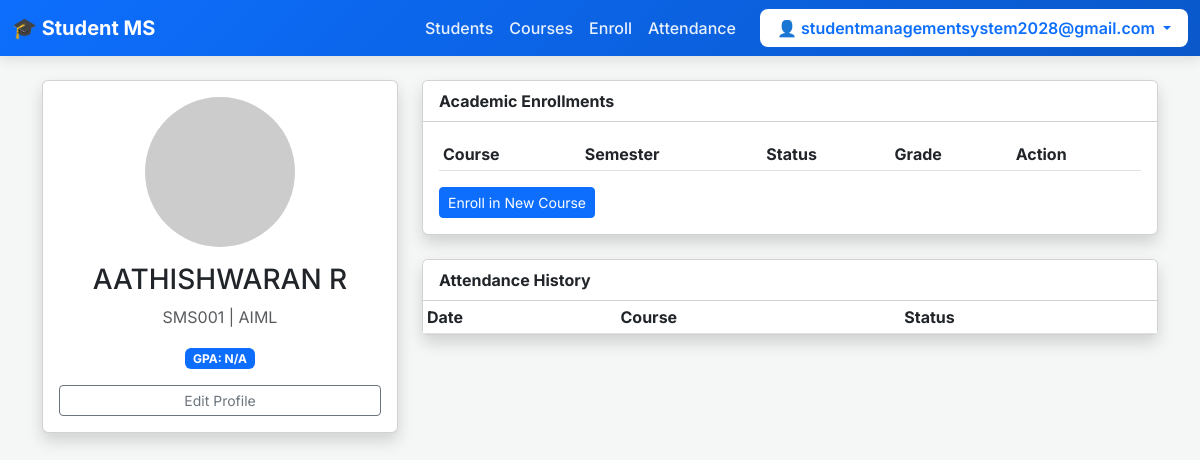
The app's page /students/1/ (signed in) with its own data.
### students/models.py (models this page shows, shortened)
class CustomUser(AbstractUser):
    username = None # Remove username field
    email = models.EmailField(unique=True)
    USERNAME_FIELD = 'email' # Use email to log in
    REQUIRED_FIELDS = [] # Email is already required
    objects = CustomUserManager()

class Student(models.Model):
    GENDER_CHOICES = [('M', 'Male'), ('F', 'Female'), ('O', 'Other')]
    STATUS_CHOICES = [('active', 'Active'), ('inactive', 'Inactive'), ('graduated', 'Graduated')]
    user            = models.OneToOneField(settings.AUTH_USER_MODEL, on_delete=models.CASCADE, null=True, blank=True)
    student_id      = models.CharField(max_length=20, unique=True)
    first_name      = models.CharField(max_length=100)
    last_name       = models.CharField(max_length=100)
    email           = models.EmailField(unique=True)
    phone           = models.CharField(max_length=15, blank=True)
    date_of_birth   = models.DateField(null=True, blank=True)
    gender          = models.CharField(max_length=1, choices=GENDER_CHOICES, blank=True)
    address         = models.TextField(blank=True)
    photo           = models.ImageField(upload_to='students/', blank=True)
    department      = models.ForeignKey(Department, on_delete=models.SET_NULL, null=True)
    admission_date  = models.DateField(auto_now_add=True)
    status          = models.CharField(max_length=15, choices=STATUS_CHOICES, default='active')
    otp            = models.CharField(max_length=6, blank=True, null=True)
    otp_expiry     = models.DateTimeField(blank=True, null=True)
    def full_name(self):
        return f"{self.first_name} {self.last_name}"
    def gpa(self):
        grades = self.grades.all()
        if not grades:
            return None
        total_points = sum(g.grade_points() * g.enrollment.course.credits for g in grades)
        total_credits = sum(g.enrollment.course.credits for g in grades)
        return round(total_points / total_credits, 2) if total_credits else None

class Department(models.Model):
    name = models.CharField(max_length=100)
    code = models.CharField(max_length=10, unique=True)
    def __str__(self):
        return self.name

### students/views.py (the view)
# urls.py: path('students/<int:pk>/',            views.student_detail,  name='student_detail'),
@login_required
def student_detail(request, pk):
    student = get_object_or_404(Student, pk=pk)
    enrollments = student.enrollments.select_related('course').all()
    attendance  = student.attendance.select_related('course').order_by('-date')[:20]
    return render(request, 'students/student_detail.html', {
        'student': student, 'enrollments': enrollments, 'attendance': attendance
    })

### students/templates/students/student_detail.html (shortened to what this page needs)
{% extends 'students/base.html' %}
{% block content %}
<div class="row">
    <div class="col-md-4">
        <div class="card shadow text-center p-3">
            {% if student.photo %}
                <img src="{{ student.photo.url }}" class="rounded-circle mx-auto d-block" style="width: 150px; height: 150px; object-fit: cover;">
            {% else %}
                <img src="https://via.placeholder.com/150" class="rounded-circle mx-auto d-block">
            {% endif %}
            <h3 class="mt-3">{{ student.full_name }}</h3>
            <p class="text-muted">{{ student.student_id }} | {{ student.department }}</p>
            <div class="mb-3">
                <span class="badge bg-primary">GPA: {{ student.gpa|default:"N/A" }}</span>
            </div>
            <div class="d-grid gap-2">
                <a href="{% url 'student_edit' student.pk %}" class="btn btn-outline-secondary btn-sm">Edit Profile</a>
            </div>
        </div>
    </div>
    <div class="col-md-8">
        <div class="card shadow mb-4">
            <div class="card-header bg-white fw-bold">Academic Enrollments</div>
            <div class="card-body">
                <table class="table table-sm">
                    <thead>
                        <tr>
                            <th>Course</th>
                            <th>Semester</th>
                            <th>Status</th>
                            <th>Grade</th>
                            <th>Action</th>
                        </tr>
                    </thead>
                </table>
                <a href="{% url 'enroll_student' %}" class="btn btn-sm btn-primary">Enroll in New Course</a>
            </div>
        </div>
        <div class="card shadow">
            <div class="card-header bg-white fw-bold">Attendance History</div>
            <div class="card-body p-0">
                <table class="table table-sm table-hover mb-0">
                    <thead>
                        <tr>
                            <th>Date</th>
                            <th>Course</th>
                            <th>Status</th>
                        </tr>
                    </thead>
                </table>
            </div>
        </div>
    </div>
</div>
{% endblock %}

### students/templates/students/base.html (shortened to what this page needs)
<!DOCTYPE html>
<html lang="en">
<head>
    <link href="https://cdn.jsdelivr.net/npm/bootstrap@5.3.0/dist/css/bootstrap.min.css" rel="stylesheet">
</head>
<body>
<nav class="navbar navbar-expand-lg navbar-dark sticky-top">
    <div class="container-fluid">
        <a class="navbar-brand fw-bold" href="{% url 'dashboard' %}">🎓 Student MS</a>
        <div class="collapse navbar-collapse" id="navbarNav">
            <div class="navbar-nav ms-auto align-items-center">
                {% if user.is_authenticated %}
                    <a class="nav-link" href="{% url 'student_list' %}">Students</a>
                    <a class="nav-link" href="{% url 'course_list' %}">Courses</a>
                    <a class="nav-link" href="{% url 'enroll_student' %}">Enroll</a>
                    <a class="nav-link" href="{% url 'mark_attendance' %}">Attendance</a>
                    <div class="dropdown ms-lg-3">
                        <a class="btn user-dropdown-btn dropdown-toggle px-3" href="#" role="button" data-bs-toggle="dropdown">
                            👤 {{ user.email }}
                        </a>
                    </div>
                {% else %}
                    <a class="btn btn-light fw-bold px-4" href="{% url 'login_request_otp' %}">Login with OTP</a>
                {% endif %}
            </div>
</nav>
<div class="container mt-4">
    {% block content %}{% endblock %}

### students/templates/students/base.html (style rules this page uses)
body { font-family: 'Inter', sans-serif; background-color: #f4f7f6; }
.navbar { background: linear-gradient(135deg, #0d6efd 0%, #0a58ca 100%); box-shadow: 0 4px 12px rgba(0,0,0,0.1); }
.nav-link { font-weight: 500; color: rgba(255,255,255,0.9) !important; }
.user-dropdown-btn { background: white; color: #0d6efd !important; font-weight: 600; border-radius: 8px; }

### records on screen
CustomUser: email "studentmanagementsystem2028@gmail.com"
Student: full_name "AATHISHWARAN R", student_id "SMS001", department "AIML", gpa "N/A"
